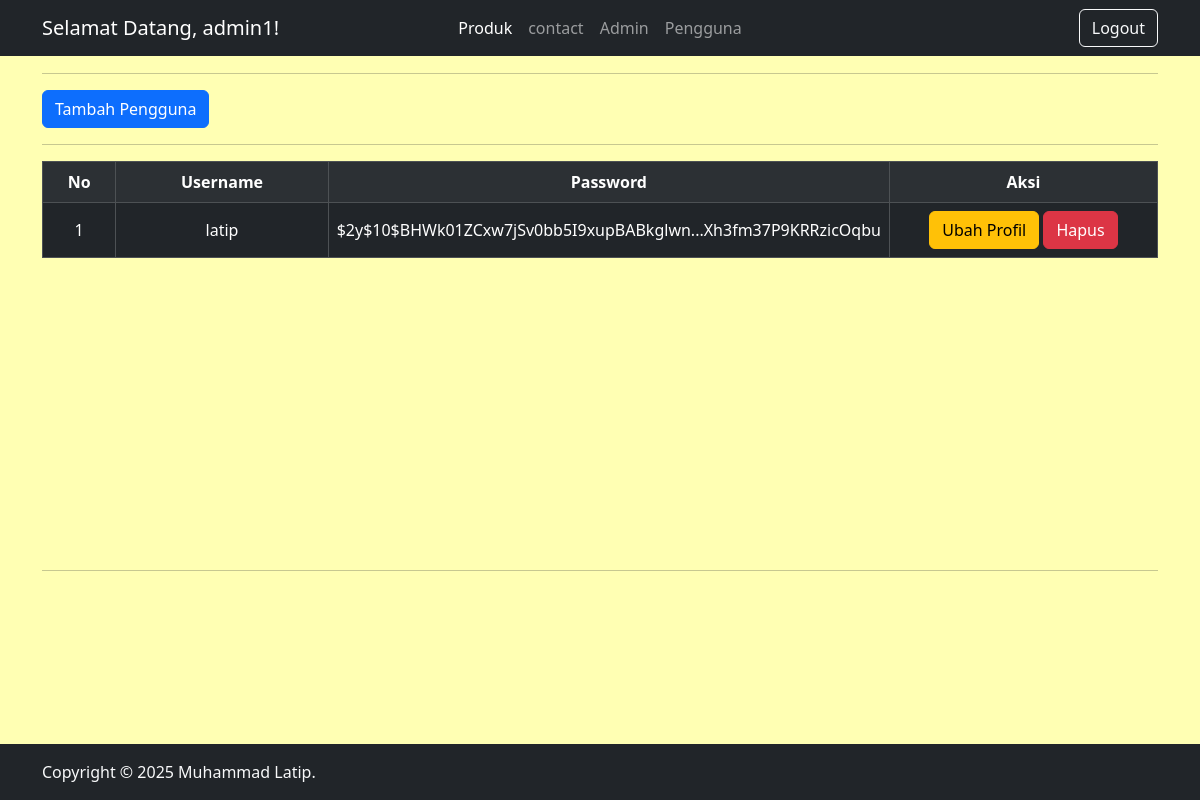
The app's page /admin/pengguna.php (signed in) with its own data.
### tables this page shows
CREATE TABLE `tb_pengguna` (
  `id_pengguna` int NOT NULL,
  `username` varchar(255) NOT NULL,
  `password` varchar(255) NOT NULL
);

### admin/includes/functions.php (called while the page is built, shortened)
<?php
include("config.php");
function query($query)
{
    global $conn;
    $result = mysqli_query($conn, $query);
    $rows = [];
    while ($row = mysqli_fetch_assoc($result)) {
        $rows[] = $row;
    }
    return $rows;
}

### admin/pengguna.php (the view, shortened to what this page needs)
<?php
include "includes/functions.php";
$pengguna = query("SELECT*FROM tb_pengguna");
$id_admin = $_SESSION["id_admin"];
$user = query("SELECT * FROM tb_admin WHERE id_admin = $id_admin")[0];
?>
<!DOCTYPE html>
<html lang="en">
<head>
    <?php include "includes/linkcss.php"; ?>
</head>
<body style="background-color: #ffffb3;">
    <?php include "includes/navbar.php"; ?>
    <div class="container" style="margin-top:57px;">
        <div class="row">
            <div class="col-md-12">
                <hr>
                <div class="row">
                    <div class="col-md-6">
                        <a href="register.php" class="btn btn-primary">Tambah Pengguna</a>
                    </div>
                    <div class="col-md-6">
                    </div>
                </div>
                <hr>
                <div class="table-responsive" style="height: 393px; overflow-y:auto;">
                    <table class="table table-dark table-striped table-hover table-bordered">
                        <tr class="text-center align-middle" style="position: sticky; top: 0; z-index: 1;">
                            <th scope="col" class="col-1">No</th>
                            <th scope="col" class="col-3">Username</th>
                            <th scope="col" class="col-4">Password</th>
                            <th scope="col" class="col-4">Aksi</th>
                        </tr>
                        <?php $i = 1; ?>
                        <?php foreach ($pengguna as $pgn) { ?>
                            <tr class="text-center align-middle">
                                <td scope="row"><?php echo $i; ?></td>
                                <td><?php echo $pgn["username"]; ?></td>
                                <td><?php echo $pgn["password"]; ?></td>
                                <td>
                                    <a href="ubhprofilpengguna.php?id_pengguna=<?= $pgn['id_pengguna']; ?>" class="btn btn-warning">Ubah Profil</a>
                                    <a href="hpsprofilpengguna.php?id_pengguna=<?= $pgn['id_pengguna']; ?>" class="btn btn-danger">Hapus</a>
                                </td>
                            </tr>
                            <?php $i++; ?>
                        <?php } ?>
                    </table>
                </div>
                <hr>
            </div>
        </div>
    </div>
    <footer class="footer mt-auto py-3 bg-dark fixed-bottom">
        <div class="container">
            <span class="text-light">Copyright © 2025 Muhammad Latip.</span>
        </div>
    </footer>
</body>
</html>

### admin/includes/navbar.php (shortened to what this page needs)
<nav class="navbar navbar-expand-lg navbar-dark bg-dark text-light fixed-top" aria-label="Thirteenth navbar example">
    <div class="container">
        <div class="collapse navbar-collapse d-lg-flex" id="navbarsExample11">
            <a class="navbar-brand col-lg-3 me-0" href="">Selamat Datang, <?php echo $user['username']; ?>!</a>
            <ul class="navbar-nav col-lg-6 justify-content-lg-center">
                <li class="nav-item">
                    <a class="nav-link active" aria-current="page" href="produk.php">Produk</a>
                </li>
                <li class="nav-item">
                    <a class="nav-link" href="contact.php">contact</a>
                </li>
                <li class="nav-item">
                    <a class="nav-link" href="admin.php">Admin</a>
                </li>
                <li class="nav-item">
                    <a class="nav-link" href="pengguna.php">Pengguna</a>
                </li>
            </ul>
            <div class="d-lg-flex col-lg-3 justify-content-lg-end">
                <a href="logout.php" class="btn btn-outline-light">Logout</a>
            </div>
        </div>
    </div>
</nav>

### records on screen
tb_pengguna: username "latip", password "$2y$10$BHWk01ZCxw7jSv0bb5I9xupBABkglwn...Xh3fm37P9KRRzicOqbu"

### other values on screen
$user['username'] "admin1"
